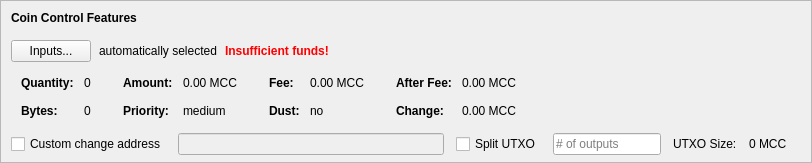
    <widget class="QFrame" name="frameCoinControl">
     <property name="sizePolicy">
      <sizepolicy hsizetype="Expanding" vsizetype="Expanding">
       <horstretch>0</horstretch>
       <verstretch>0</verstretch>
      </sizepolicy>
     </property>
     <property name="maximumSize">
      <size>
       <width>16777215</width>
       <height>16777215</height>
      </size>
     </property>
     <property name="frameShape">
      <enum>QFrame::StyledPanel</enum>
     </property>
     <property name="frameShadow">
      <enum>QFrame::Sunken</enum>
     </property>
     <layout class="QVBoxLayout" name="verticalLayoutCoinControl2">
      <property name="spacing">
       <number>0</number>
      </property>
      <property name="leftMargin">
       <number>0</number>
      </property>
      <property name="topMargin">
       <number>0</number>
      </property>
      <property name="rightMargin">
       <number>0</number>
      </property>
      <property name="bottomMargin">
       <number>6</number>
      </property>
      <item>
       <layout class="QVBoxLayout" name="verticalLayoutCoinControl" stretch="0,0,0,0,1">
        <property name="spacing">
         <number>0</number>
        </property>
        <property name="leftMargin">
         <number>10</number>
        </property>
        <property name="topMargin">
         <number>10</number>
        </property>
        <item>
         <layout class="QHBoxLayout" name="horizontalLayoutCoinControl1">
          <property name="bottomMargin">
           <number>15</number>
          </property>
          <item>
           <widget class="QLabel" name="labelCoinControlFeatures">
            <property name="sizePolicy">
             <sizepolicy hsizetype="Preferred" vsizetype="Maximum">
              <horstretch>0</horstretch>
              <verstretch>0</verstretch>
             </sizepolicy>
            </property>
            <property name="font">
             <font>
              <weight>75</weight>
              <bold>true</bold>
             </font>
            </property>
            <property name="styleSheet">
             <string notr="true">font-weight:bold;</string>
            </property>
            <property name="text">
             <string>Coin Control Features</string>
            </property>
           </widget>
          </item>
         </layout>
        </item>
        <item>
         <layout class="QHBoxLayout" name="horizontalLayoutCoinControl2" stretch="0,0,0,0">
          <property name="spacing">
           <number>8</number>
          </property>
          <property name="bottomMargin">
           <number>10</number>
          </property>
          <item>
           <widget class="QPushButton" name="pushButtonCoinControl">
            <property name="styleSheet">
             <string notr="true"/>
            </property>
            <property name="text">
             <string>Inputs...</string>
            </property>
            <property name="autoDefault">
             <bool>false</bool>
            </property>
           </widget>
          </item>
          <item>
           <widget class="QLabel" name="labelCoinControlAutomaticallySelected">
            <property name="text">
             <string>automatically selected</string>
            </property>
            <property name="margin">
             <number>5</number>
            </property>
           </widget>
          </item>
          <item>
           <widget class="QLabel" name="labelCoinControlInsuffFunds">
            <property name="font">
             <font>
              <weight>75</weight>
              <bold>true</bold>
             </font>
            </property>
            <property name="styleSheet">
             <string notr="true">color:red;font-weight:bold;</string>
            </property>
            <property name="text">
             <string>Insufficient funds!</string>
            </property>
            <property name="margin">
             <number>5</number>
            </property>
           </widget>
          </item>
          <item>
           <spacer name="horizontalSpacerCoinControl">
            <property name="orientation">
             <enum>Qt::Horizontal</enum>
            </property>
            <property name="sizeHint" stdset="0">
             <size>
              <width>40</width>
              <height>1</height>
             </size>
            </property>
           </spacer>
          </item>
         </layout>
        </item>
        <item>
         <widget class="QWidget" name="widgetCoinControl" native="true">
          <property name="sizePolicy">
           <sizepolicy hsizetype="Preferred" vsizetype="Preferred">
            <horstretch>0</horstretch>
            <verstretch>0</verstretch>
           </sizepolicy>
          </property>
          <property name="minimumSize">
           <size>
            <width>0</width>
            <height>0</height>
           </size>
          </property>
          <property name="styleSheet">
           <string notr="true"/>
          </property>
          <layout class="QHBoxLayout" name="horizontalLayoutCoinControl5">
           <property name="leftMargin">
            <number>0</number>
           </property>
           <property name="topMargin">
            <number>0</number>
           </property>
           <property name="rightMargin">
            <number>0</number>
           </property>
           <property name="bottomMargin">
            <number>0</number>
           </property>
           <item>
            <layout class="QHBoxLayout" name="horizontalLayoutCoinControl3" stretch="0,0,0,1">
             <property name="spacing">
              <number>20</number>
             </property>
             <property name="topMargin">
              <number>0</number>
             </property>
             <property name="bottomMargin">
              <number>10</number>
             </property>
             <item>
              <layout class="QFormLayout" name="formLayoutCoinControl1">
               <property name="horizontalSpacing">
                <number>10</number>
               </property>
               <property name="verticalSpacing">
                <number>14</number>
               </property>
               <property name="leftMargin">
                <number>10</number>
               </property>
               <property name="topMargin">
                <number>4</number>
               </property>
               <property name="rightMargin">
                <number>6</number>
               </property>
               <item row="0" column="0">
                <widget class="QLabel" name="labelCoinControlQuantityText">
                 <property name="font">
                  <font>
                   <weight>75</weight>
                   <bold>true</bold>
                  </font>
                 </property>
                 <property name="text">
                  <string>Quantity:</string>
                 </property>
                 <property name="margin">
                  <number>0</number>
                 </property>
                </widget>
               </item>
               <item row="0" column="1">
                <widget class="QLabel" name="labelCoinControlQuantity">
                 <property name="cursor">
                  <cursorShape>IBeamCursor</cursorShape>
                 </property>
                 <property name="contextMenuPolicy">
                  <enum>Qt::ActionsContextMenu</enum>
                 </property>
                 <property name="text">
                  <string notr="true">0</string>
                 </property>
                 <property name="margin">
                  <number>0</number>
                 </property>
                 <property name="textInteractionFlags">
                  <set>Qt::LinksAccessibleByMouse|Qt::TextSelectableByKeyboard|Qt::TextSelectableByMouse</set>
                 </property>
                </widget>
               </item>
               <item row="1" column="0">
                <widget class="QLabel" name="labelCoinControlBytesText">
                 <property name="font">
                  <font>
                   <weight>75</weight>
                   <bold>true</bold>
                  </font>
                 </property>
                 <property name="text">
                  <string>Bytes:</string>
                 </property>
                </widget>
               </item>
               <item row="1" column="1">
                <widget class="QLabel" name="labelCoinControlBytes">
                 <property name="cursor">
                  <cursorShape>IBeamCursor</cursorShape>
                 </property>
                 <property name="contextMenuPolicy">
                  <enum>Qt::ActionsContextMenu</enum>
                 </property>
                 <property name="text">
                  <string notr="true">0</string>
                 </property>
                 <property name="textInteractionFlags">
                  <set>Qt::LinksAccessibleByMouse|Qt::TextSelectableByKeyboard|Qt::TextSelectableByMouse</set>
                 </property>
                </widget>
               </item>
              </layout>
             </item>
             <item>
              <layout class="QFormLayout" name="formLayoutCoinControl2">
               <property name="horizontalSpacing">
                <number>10</number>
               </property>
               <property name="verticalSpacing">
                <number>14</number>
               </property>
               <property name="leftMargin">
                <number>6</number>
               </property>
               <property name="topMargin">
                <number>4</number>
               </property>
               <property name="rightMargin">
                <number>6</number>
               </property>
               <item row="0" column="0">
                <widget class="QLabel" name="labelCoinControlAmountText">
                 <property name="font">
                  <font>
                   <weight>75</weight>
                   <bold>true</bold>
                  </font>
                 </property>
                 <property name="text">
                  <string>Amount:</string>
                 </property>
                 <property name="margin">
                  <number>0</number>
                 </property>
                </widget>
               </item>
               <item row="0" column="1">
                <widget class="QLabel" name="labelCoinControlAmount">
                 <property name="cursor">
                  <cursorShape>IBeamCursor</cursorShape>
                 </property>
                 <property name="contextMenuPolicy">
                  <enum>Qt::ActionsContextMenu</enum>
                 </property>
                 <property name="text">
                  <string notr="true">0.00 MCC</string>
                 </property>
                 <property name="textInteractionFlags">
                  <set>Qt::LinksAccessibleByMouse|Qt::TextSelectableByKeyboard|Qt::TextSelectableByMouse</set>
                 </property>
                </widget>
               </item>
               <item row="1" column="0">
                <widget class="QLabel" name="labelCoinControlPriorityText">
                 <property name="font">
                  <font>
                   <weight>75</weight>
                   <bold>true</bold>
                  </font>
                 </property>
                 <property name="text">
                  <string>Priority:</string>
                 </property>
                </widget>
               </item>
               <item row="1" column="1">
                <widget class="QLabel" name="labelCoinControlPriority">
                 <property name="cursor">
                  <cursorShape>IBeamCursor</cursorShape>
                 </property>
                 <property name="contextMenuPolicy">
                  <enum>Qt::ActionsContextMenu</enum>
                 </property>
                 <property name="text">
                  <string>medium</string>
                 </property>
                 <property name="textInteractionFlags">
                  <set>Qt::LinksAccessibleByMouse|Qt::TextSelectableByKeyboard|Qt::TextSelectableByMouse</set>
                 </property>
                </widget>
               </item>
              </layout>
             </item>
             <item>
              <layout class="QFormLayout" name="formLayoutCoinControl3">
               <property name="horizontalSpacing">
                <number>10</number>
               </property>
               <property name="verticalSpacing">
                <number>14</number>
               </property>
               <property name="leftMargin">
                <number>6</number>
               </property>
               <property name="topMargin">
                <number>4</number>
               </property>
               <property name="rightMargin">
                <number>6</number>
               </property>
               <item row="0" column="0">
                <widget class="QLabel" name="labelCoinControlFeeText">
                 <property name="font">
                  <font>
                   <weight>75</weight>
                   <bold>true</bold>
                  </font>
                 </property>
                 <property name="text">
                  <string>Fee:</string>
                 </property>
                 <property name="margin">
                  <number>0</number>
                 </property>
                </widget>
               </item>
               <item row="0" column="1">
                <widget class="QLabel" name="labelCoinControlFee">
                 <property name="cursor">
                  <cursorShape>IBeamCursor</cursorShape>
                 </property>
                 <property name="contextMenuPolicy">
                  <enum>Qt::ActionsContextMenu</enum>
                 </property>
                 <property name="text">
                  <string notr="true">0.00 MCC</string>
                 </property>
                 <property name="textInteractionFlags">
                  <set>Qt::LinksAccessibleByMouse|Qt::TextSelectableByKeyboard|Qt::TextSelectableByMouse</set>
                 </property>
                </widget>
               </item>
               <item row="1" column="0">
                <widget class="QLabel" name="labelCoinControlLowOutputText">
                 <property name="font">
                  <font>
                   <weight>75</weight>
                   <bold>true</bold>
                  </font>
                 </property>
                 <property name="text">
                  <string>Dust:</string>
                 </property>
                </widget>
               </item>
               <item row="1" column="1">
                <widget class="QLabel" name="labelCoinControlLowOutput">
                 <property name="cursor">
                  <cursorShape>IBeamCursor</cursorShape>
                 </property>
                 <property name="contextMenuPolicy">
                  <enum>Qt::ActionsContextMenu</enum>
                 </property>
                 <property name="text">
                  <string>no</string>
                 </property>
                 <property name="textInteractionFlags">
                  <set>Qt::LinksAccessibleByMouse|Qt::TextSelectableByKeyboard|Qt::TextSelectableByMouse</set>
                 </property>
                </widget>
               </item>
              </layout>
             </item>
             <item>
              <layout class="QFormLayout" name="formLayoutCoinControl4">
               <property name="horizontalSpacing">
                <number>10</number>
               </property>
               <property name="verticalSpacing">
                <number>14</number>
               </property>
               <property name="leftMargin">
                <number>6</number>
               </property>
               <property name="topMargin">
                <number>4</number>
               </property>
               <property name="rightMargin">
                <number>6</number>
               </property>
               <item row="0" column="0">
                <widget class="QLabel" name="labelCoinControlAfterFeeText">
                 <property name="font">
                  <font>
                   <weight>75</weight>
                   <bold>true</bold>
                  </font>
                 </property>
                 <property name="text">
                  <string>After Fee:</string>
                 </property>
                 <property name="margin">
                  <number>0</number>
                 </property>
                </widget>
               </item>
               <item row="0" column="1">
                <widget class="QLabel" name="labelCoinControlAfterFee">
                 <property name="cursor">
                  <cursorShape>IBeamCursor</cursorShape>
                 </property>
                 <property name="contextMenuPolicy">
                  <enum>Qt::ActionsContextMenu</enum>
                 </property>
                 <property name="text">
                  <string notr="true">0.00 MCC</string>
                 </property>
                 <property name="textInteractionFlags">
                  <set>Qt::LinksAccessibleByMouse|Qt::TextSelectableByKeyboard|Qt::TextSelectableByMouse</set>
                 </property>
                </widget>
               </item>
               <item row="1" column="0">
                <widget class="QLabel" name="labelCoinControlChangeText">
                 <property name="font">
                  <font>
                   <weight>75</weight>
                   <bold>true</bold>
                  </font>
                 </property>
                 <property name="text">
                  <string>Change:</string>
                 </property>
                </widget>
               </item>
               <item row="1" column="1">
                <widget class="QLabel" name="labelCoinControlChange">
                 <property name="cursor">
                  <cursorShape>IBeamCursor</cursorShape>
                 </property>
                 <property name="contextMenuPolicy">
                  <enum>Qt::ActionsContextMenu</enum>
                 </property>
                 <property name="text">
                  <string notr="true">0.00 MCC</string>
                 </property>
                 <property name="textInteractionFlags">
                  <set>Qt::LinksAccessibleByMouse|Qt::TextSelectableByKeyboard|Qt::TextSelectableByMouse</set>
                 </property>
                </widget>
               </item>
              </layout>
             </item>
            </layout>
           </item>
          </layout>
         </widget>
        </item>
        <item>
         <layout class="QHBoxLayout" name="horizontalLayoutCoinControl4" stretch="0,0,0,0,0,0,0">
          <property name="spacing">
           <number>12</number>
          </property>
          <property name="sizeConstraint">
           <enum>QLayout::SetDefaultConstraint</enum>
          </property>
          <property name="topMargin">
           <number>5</number>
          </property>
          <property name="rightMargin">
           <number>5</number>
          </property>
          <item>
           <widget class="QCheckBox" name="checkBoxCoinControlChange">
            <property name="toolTip">
             <string>If this is activated, but the change address is empty or invalid, change will be sent to a newly generated address.</string>
            </property>
            <property name="text">
             <string>Custom change address</string>
            </property>
           </widget>
          </item>
          <item>
           <widget class="QValidatedLineEdit" name="lineEditCoinControlChange">
            <property name="enabled">
             <bool>false</bool>
            </property>
            <property name="sizePolicy">
             <sizepolicy hsizetype="Expanding" vsizetype="Fixed">
              <horstretch>0</horstretch>
              <verstretch>0</verstretch>
             </sizepolicy>
            </property>
           </widget>
          </item>
          <item>
           <widget class="QCheckBox" name="splitBlockCheckBox">
            <property name="text">
             <string>Split UTXO</string>
            </property>
           </widget>
          </item>
          <item>
           <widget class="QLineEdit" name="splitBlockLineEdit">
            <property name="sizePolicy">
             <sizepolicy hsizetype="Fixed" vsizetype="Fixed">
              <horstretch>50</horstretch>
              <verstretch>0</verstretch>
             </sizepolicy>
            </property>
            <property name="placeholderText">
             <string># of outputs</string>
            </property>
           </widget>
          </item>
          <item>
           <widget class="QLabel" name="labelBlockSizeText">
            <property name="text">
             <string>UTXO Size:</string>
            </property>
           </widget>
          </item>
          <item>
           <widget class="QLabel" name="labelBlockSize">
            <property name="text">
             <string>0 MCC</string>
            </property>
           </widget>
          </item>
          <item>
           <widget class="QLabel" name="labelCoinControlChangeLabel">
            <property name="sizePolicy">
             <sizepolicy hsizetype="Preferred" vsizetype="Expanding">
              <horstretch>0</horstretch>
              <verstretch>0</verstretch>
             </sizepolicy>
            </property>
            <property name="minimumSize">
             <size>
              <width>0</width>
              <height>0</height>
             </size>
            </property>
            <property name="text">
             <string/>
            </property>
            <property name="margin">
             <number>3</number>
            </property>
           </widget>
          </item>
         </layout>
        </item>
        <item>
         <spacer name="verticalSpacerCoinControl">
          <property name="orientation">
           <enum>Qt::Vertical</enum>
          </property>
          <property name="sizeHint" stdset="0">
           <size>
            <width>800</width>
            <height>1</height>
           </size>
          </property>
         </spacer>
        </item>
       </layout>
      </item>
     </layout>
    </widget>
